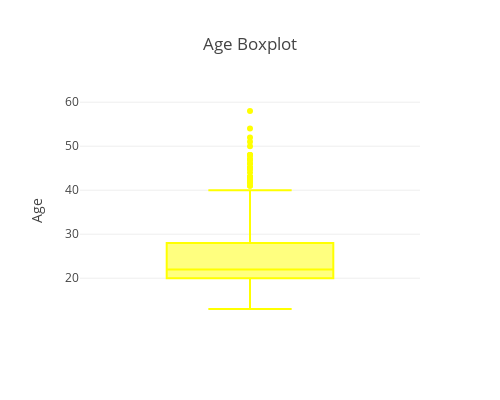
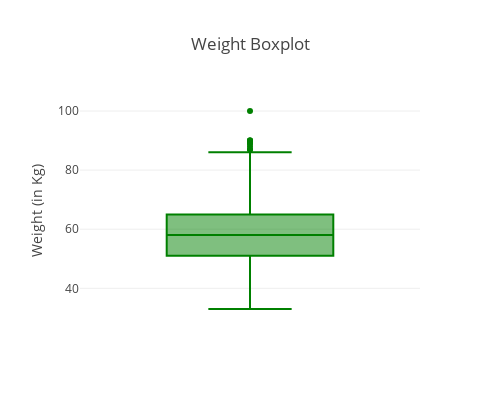

Notebook code for these charts, in order:
### Code cell
# Box Plot for Age
fig = px.box(df, y='Age', title='Age Boxplot',width=500,height=400)
fig.update_layout(yaxis_title='Age')
fig.update_traces(marker_color='yellow')
fig.show()

# Box Plot for Weight
fig = px.box(df, y='Weight (in Kg)', title='Weight Boxplot',width=500,height=400)
fig.update_layout(yaxis_title='Weight (in Kg)')
fig.update_traces(marker_color='green')
fig.show()

### Figure 1 — Plotly figure (JSON) as saved in the notebook; plotly's stock layout.template omitted (floating-point values rounded to 4 significant figures; data arrays with more than 128 entries replaced by an {"elided": "..."} marker saying what was removed)
{"data": [{"alignmentgroup": "True", "hovertemplate": "Age=%{y}<extra></extra>", "legendgroup": "", "marker": {"color": "yellow"}, "name": "", "notched": false, "offsetgroup": "", "orientation": "v", "showlegend": false, "type": "box", "x0": " ", "xaxis": "x", "y": {"elided": "465 int values"}, "y0": " ", "yaxis": "y"}], "layout": {"boxmode": "group", "height": 400, "legend": {"tracegroupgap": 0}, "title": {"text": "Age Boxplot"}, "width": 500, "xaxis": {"anchor": "y", "domain": [0, 1]}, "yaxis": {"anchor": "x", "domain": [0, 1], "title": {"text": "Age"}}}}

### Figure 2 — Plotly figure (JSON) as saved in the notebook; plotly's stock layout.template omitted (floating-point values rounded to 4 significant figures; data arrays with more than 128 entries replaced by an {"elided": "..."} marker saying what was removed)
{"data": [{"alignmentgroup": "True", "hovertemplate": "Weight (in Kg)=%{y}<extra></extra>", "legendgroup": "", "marker": {"color": "green"}, "name": "", "notched": false, "offsetgroup": "", "orientation": "v", "showlegend": false, "type": "box", "x0": " ", "xaxis": "x", "y": {"elided": "465 float values"}, "y0": " ", "yaxis": "y"}], "layout": {"boxmode": "group", "height": 400, "legend": {"tracegroupgap": 0}, "title": {"text": "Weight Boxplot"}, "width": 500, "xaxis": {"anchor": "y", "domain": [0, 1]}, "yaxis": {"anchor": "x", "domain": [0, 1], "title": {"text": "Weight (in Kg)"}}}}
